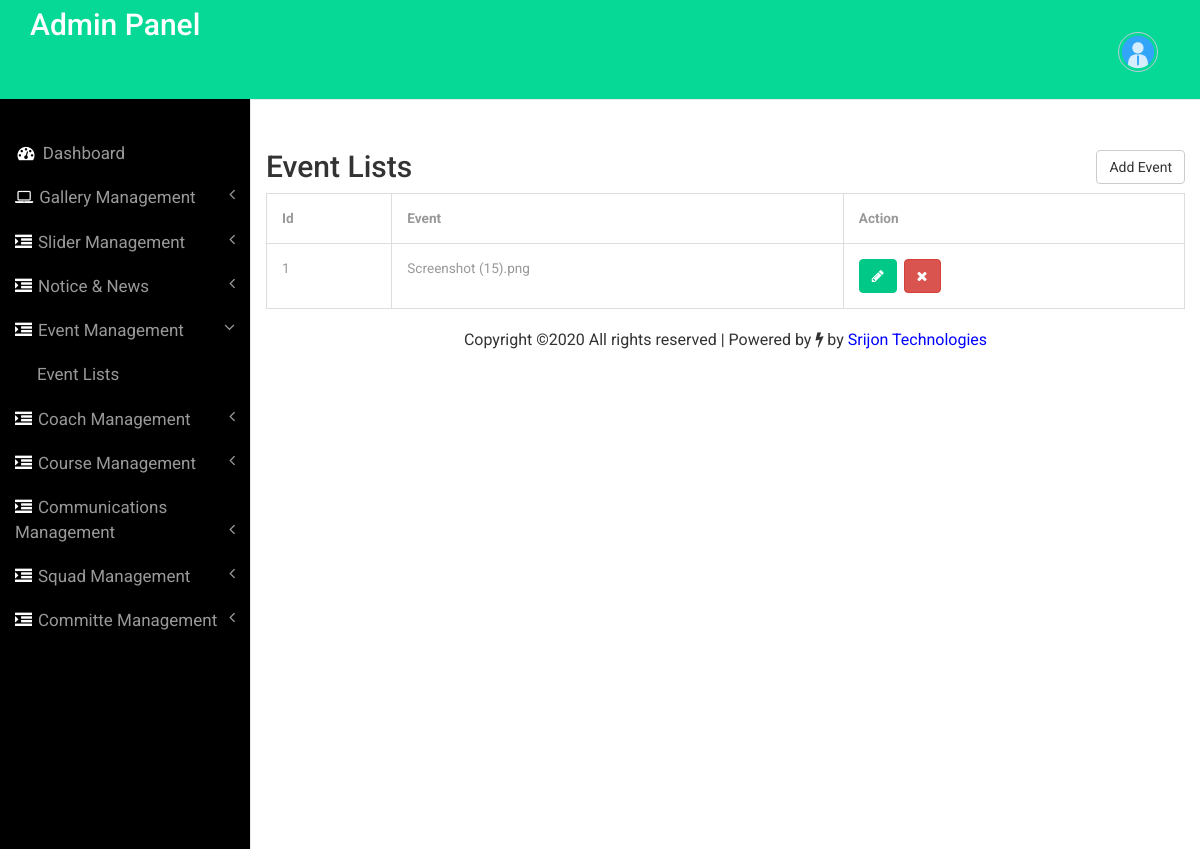
Before: /admin/eventlist.php (signed in) with the older database file.
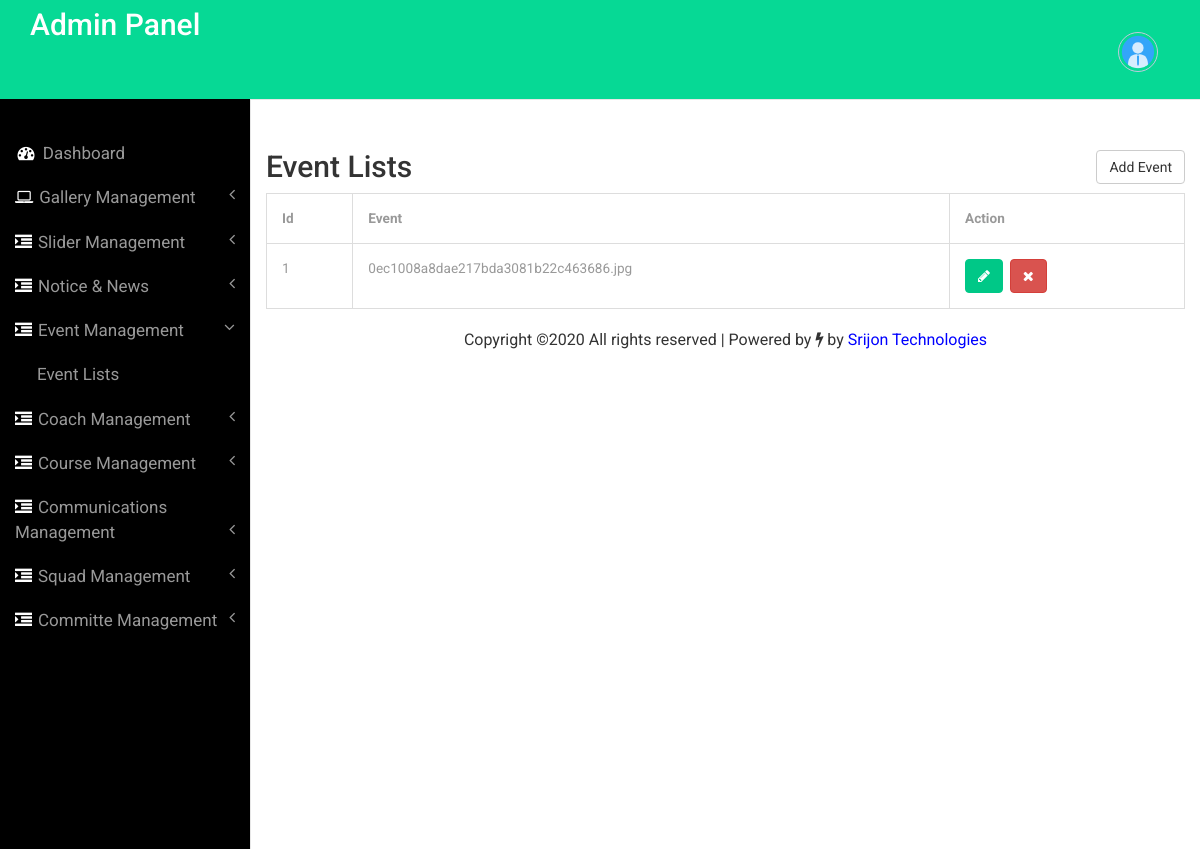
After: the same page with the newer database file.
### tables this page shows
CREATE TABLE `tbl_event` (
  `Id` int(11) NOT NULL,
  `event` varchar(255) NOT NULL
);

### admin/eventlist.php (the view, shortened to what this page needs)
<?php
include('includes/config.php');
if(strlen($_SESSION['alogin'])==0)
	{
header('location:dashoard.php');
}
else{
	?>
<!DOCTYPE HTML>
<html>
<head>
  <link href="css/bootstrap.min.css" rel='stylesheet' type='text/css' />
  <link href="css/style.css" rel='stylesheet' type='text/css' />
  <link href="css/font-awesome.css" rel="stylesheet">
</head>
<body>
  <div id="wrapper">
    <nav class="top1 navbar navbar-default navbar-static-top" role="navigation" style="margin-bottom: 0">
      <?php include('includes/sidebar.php'); ?>
    </nav>
    <div id="page-wrapper">
      <div class="container">
        <div class="margin">
          <div class="row">
            <div class="col-md-6">
              <h2>Event Lists</h2>
            </div>
            <div class="col-md-6"><a href="addevent.php"><button type="submit" class="btn btn-default">Add
                  Event</button></a></div>
          </div>
        </div>
        <table class="table table-bordered">
          <thead>
            <tr>
              <th>Id</th>
              <th>Event</th>
              <th>Action</th>
            </tr>
          </thead>
          <tbody>
            <?php $sql = "SELECT * from tbl_event";
$query = $dbh -> prepare($sql);
$query->execute();
$results=$query->fetchAll(PDO::FETCH_OBJ);
$cnt=1;
if($query->rowCount() > 0)
{
foreach($results as $result)
{				?>
            <tr>
              <td><?php echo $cnt?></td>
              <td><?php echo $result->event ?></td>
              <td><a href="updateevent.php?eid=<?php echo $result->Id ?>" class="btn btn-primary"
                  title="" data-toggle="tooltip" data-original-title="Edit"><i class="fa fa-pencil"></i></a>&nbsp;
                <a href="eventlist.php?eid=<?php echo $result->Id ?>"
                  onclick="return confirm('Do you really want to delete')" id="4" class="btn btn-danger delete-btn"
                  title="Delete" data-toggle="tooltip"><i class="fa fa-times"></i></a>&nbsp;</td>
            </tr>
            <?php $cnt=$cnt+1;} }?>
          </tbody>
        </table>
      </div>
      <?php include('includes/copyright.php') ?>
    </div>
  </div>
  <link href="css/custom.css" rel="stylesheet">
</body>
</html>
<?php  }?>

Changed rows visible on the page:
removed tbl_event: event "Screenshot (15).png"
added tbl_event: event "0ec1008a8dae217bda3081b22c463686.jpg"
